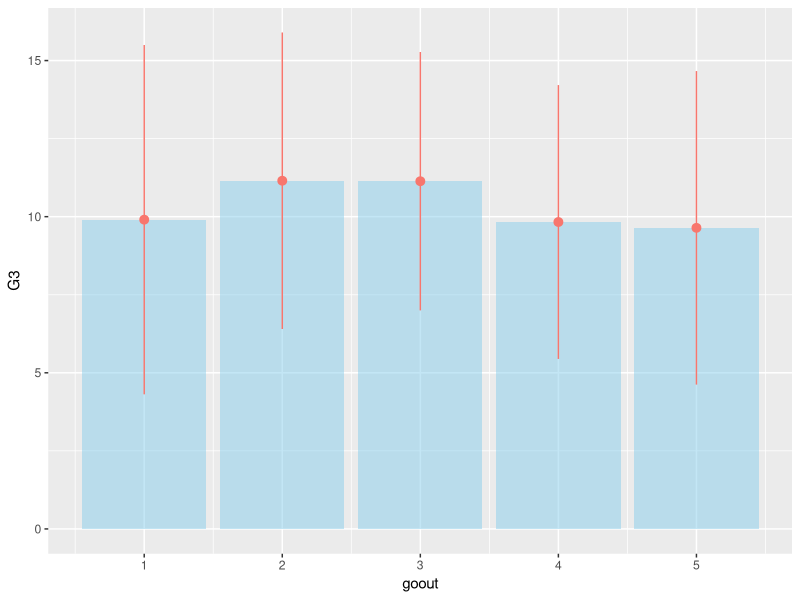
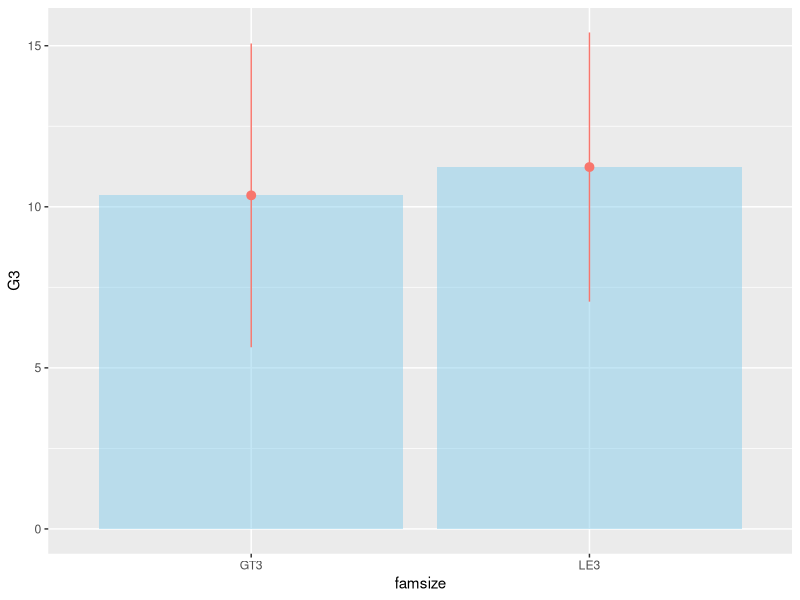
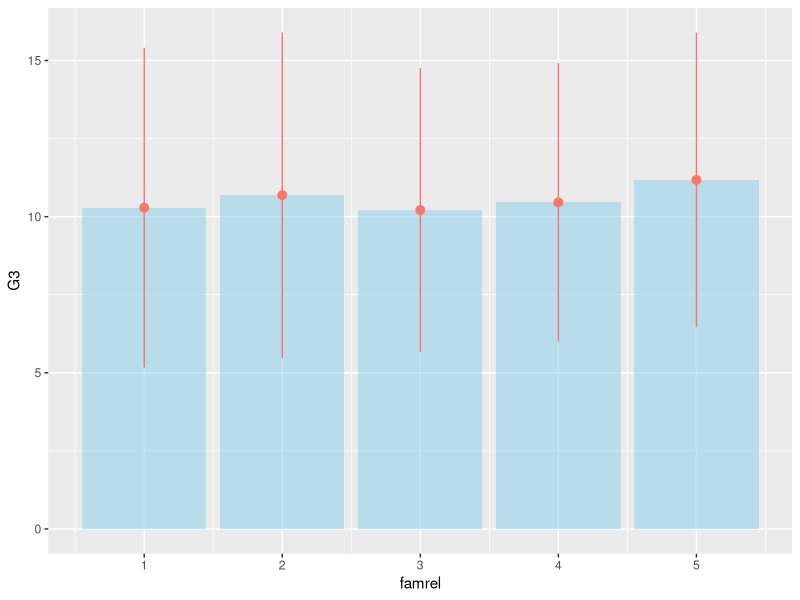
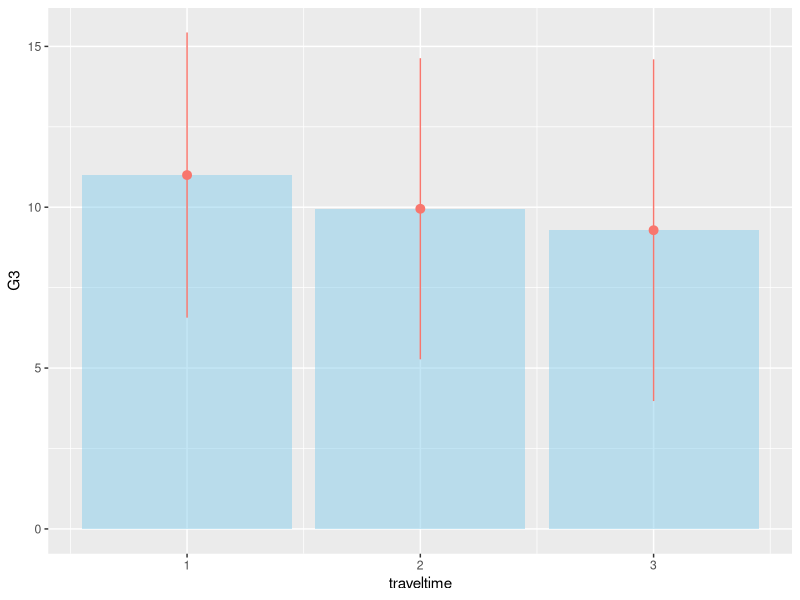
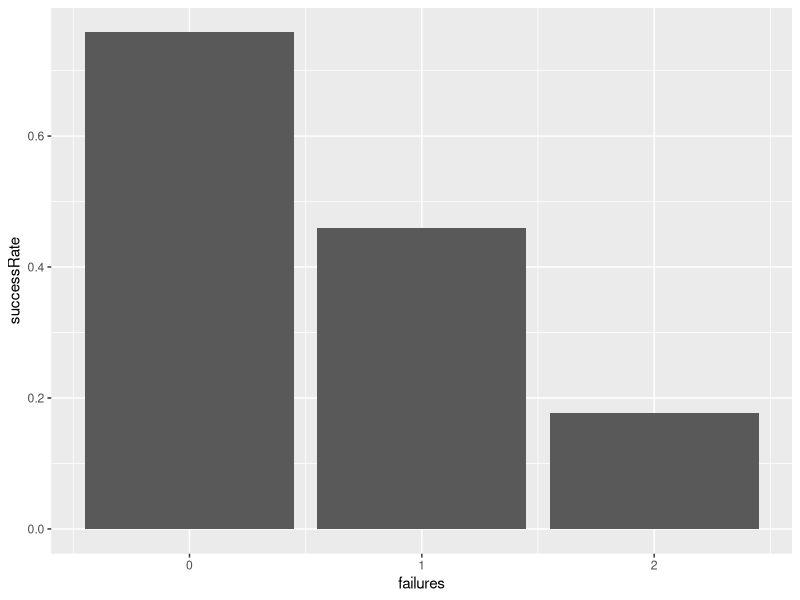
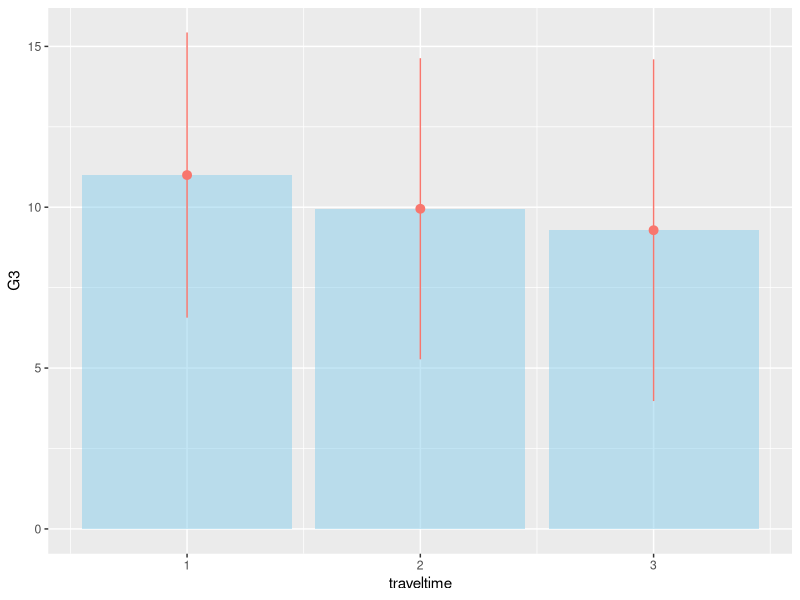

Write R code to recreate these figures, in order.
# Check if the project folder is our current directory ------------------
getwd()

# Read the data set -------------------
data <- read.csv("data set.csv")


# counting NAs of each column ----------------------

# We are applying the function of x defined as sum of na counts
# to each column and returning a matrix of counts of NAs in each column
sapply(data, function(x) sum(is.na(x)))

# Find out all data with one or ore NAs
data.incomplete <- data[!complete.cases(data), ]

# split data between 2 schools and handle missing values.-----------------
require(dplyr)  # loading required library for filter and mutate functions

data.GP <- data %>% filter(school == "GP")  # seperate dataset for GP

# Median value inserted in case of NAs were features are most likely highest occurance
data.GP$Fedu[is.na(data.GP$Fedu)] <- median(data.GP$Fedu, na.rm = T)  # Median father's education
data.GP$famrel[is.na(data.GP$famrel)] <- median(data.GP$famrel, na.rm = T)  # Median of family relation

# Mean value inserted in case of NAs where features are most likely the average
data.GP$traveltime[is.na(data.GP$traveltime)] <- mean(data.GP$traveltime, na.rm = T)  # Mean of Travel time
data.GP$freetime[is.na(data.GP$freetime)] <- mean(data.GP$freetime, na.rm = T)  # Mean of Free time

# Same is being done for MS
data.MS <- data %>% filter(school == "MS")  # seperate dataset for MS

# Median value inserted in case of NAs were features are most likely highest occurance
data.MS$Fedu[is.na(data.MS$Fedu)] <- median(data.MS$Fedu, na.rm = T)  # Median father's education
data.MS$famrel[is.na(data.MS$famrel)] <- median(data.MS$famrel, na.rm = T)  # Median of family relation

# Mean value inserted in case of NAs where features are most likely the average
data.MS$traveltime[is.na(data.MS$traveltime)] <- mean(data.MS$traveltime, na.rm = T)  # Mean of Travel time
data.MS$freetime[is.na(data.MS$freetime)] <- mean(data.MS$freetime, na.rm = T)  # Mean of Free time

# combining the data together to get back to the original data set with a few missing values imputed.
data <- rbind(data.GP, data.MS)

# Deleting records with missing values
data <- na.omit(data)  # 2 records deleted (397 and 398)

# soring based on column X (index numbers)
data <- data[order(data$X), ]

# Detecting outlier ------------------
# Using Z - scores
data.z.scores <- data %>% mutate(ageZScore = scale(age),
                                 MeduZScore = scale(Medu),
                                 FeduZScore = scale(Fedu),
                                 travelZScore = scale(traveltime),
                                 studyZScore = scale(studytime),
                                 failuresZScore = scale(failures),
                                 famrelZScore = scale(famrel),
                                 freetimeZScore = scale(freetime),
                                 gooutZScore = scale(goout),
                                 healthZScore = scale(health),
                                 absencesZScore = scale(absences),
                                 G1ZScore = scale(G1),
                                 G2ZScore = scale(G2),
                                 G3ZScore = scale(G3))

# Summary of the data
summary(data.z.scores)

# Removing outliers -------------------
data.z.scores <- data.z.scores %>% filter(ageZScore >= -3 & ageZScore <= 3
                                          & travelZScore >= -3 & travelZScore <= 3
                                          & failuresZScore >= -3 & failuresZScore <= 3
                                          & absencesZScore >= -3 & absencesZScore <= 3)

# Dropping the z scores columns and overwriting the result to data
data <- data.z.scores[, 1:32]


# Loading required library for plots -------------
require(ggplot2)

# finding out the relationship between going out and grade -----------------
result.goout <- data %>%
  mutate(sdG3 = G3) %>%
  group_by(goout) %>%
  summarise(G3 = mean(G3), sdG3 = sd(sdG3))

# View result.goout
View(result.goout)

# Plot of the relation between going out and grade with error bars
result.goout %>%
  ggplot(aes(x = goout, y = G3)) +
  geom_bar(stat = "identity",
           fill = "skyblue",
           alpha = 0.5) +
  geom_pointrange(aes(
    x = goout,
    y = G3,
    ymin = G3 - sdG3,
    ymax = G3 + sdG3,
    colour = "orange"
  )) +
  theme(legend.position = "none")


# finding out the relationship between family size and grade -----------------------
result.famsize <- data %>%
  mutate(sdG3 = G3) %>%
  group_by(famsize) %>%
  summarise(G3 = mean(G3), sdG3 = sd(sdG3))

# View result.famsize
View(result.famsize)

# Plot of the relation between family size and grade with error bars
result.famsize %>%
  ggplot(aes(x = famsize, y = G3)) +
  geom_bar(stat = "identity",
           fill = "skyblue",
           alpha = 0.5) +
  geom_pointrange(aes(
    x = famsize,
    y = G3,
    ymin = G3 - sdG3,
    ymax = G3 + sdG3,
    colour = "orange"
  )) +
  theme(legend.position = "none")

# finding out the relationship between family relationship quality and grade ------------------
result.famrel <- data %>%
  mutate(sdG3 = G3) %>%
  group_by(famrel) %>%
  summarise(G3 = mean(G3), sdG3 = sd(sdG3))

# View result.famrel
View(result.famrel)

# Plot of the relation between family relationship quality and grade with error bars
result.famrel %>%
  ggplot(aes(x = famrel, y = G3)) +
  geom_bar(stat = "identity",
           fill = "skyblue",
           alpha = 0.5) +
  geom_pointrange(aes(
    x = famrel,
    y = G3,
    ymin = G3 - sdG3,
    ymax = G3 + sdG3,
    colour = "orange"
  )) +
  theme(legend.position = "none")

# finding out the relationship between travel time and grade ------------------
result.traveltime <- data %>%
  mutate(sdG3 = G3) %>%
  group_by(traveltime) %>%
  summarise(G3 = mean(G3), sdG3 = sd(sdG3))

# View result.traveltime
View(result.traveltime)

# Plot of the relation between travel time and grade with error bars
result.traveltime %>%
  ggplot(aes(x = traveltime, y = G3)) +
  geom_bar(stat = "identity",
           fill = "skyblue",
           alpha = 0.5) +
  geom_pointrange(aes(
    x = traveltime,
    y = G3,
    ymin = G3 - sdG3,
    ymax = G3 + sdG3,
    colour = "orange"
  )) +
  theme(legend.position = "none")

# finding out the relationship between previous failures and success ---------------------
result.failures <-
  data %>% 
  mutate(success = ifelse(G3 >= 10, 1, 0), fail = ifelse(G3 < 10, 1, 0)) %>% 
  group_by(failures) %>% 
  summarise(success = sum(success), fail = sum(fail)) %>% 
  mutate(successRate = success/(success + fail))
# View result.failures
View(result.failures)
# plot result.failures
result.failures %>% 
  ggplot(aes(x = failures, y = successRate)) + geom_bar(stat = "identity")

# finding out the relationship between travel time and grade ------------------
result.traveltime <- data %>%
  mutate(sdG3 = G3) %>%
  group_by(traveltime) %>%
  summarise(G3 = mean(G3), sdG3 = sd(sdG3))

# View result.traveltime
View(result.traveltime)

# Plot of the relation between travel time and grade with error bars
result.traveltime %>%
  ggplot(aes(x = traveltime, y = G3)) +
  geom_bar(stat = "identity",
           fill = "skyblue",
           alpha = 0.5) +
  geom_pointrange(aes(
    x = traveltime,
    y = G3,
    ymin = G3 - sdG3,
    ymax = G3 + sdG3,
    colour = "orange"
  )) +
  theme(legend.position = "none")
